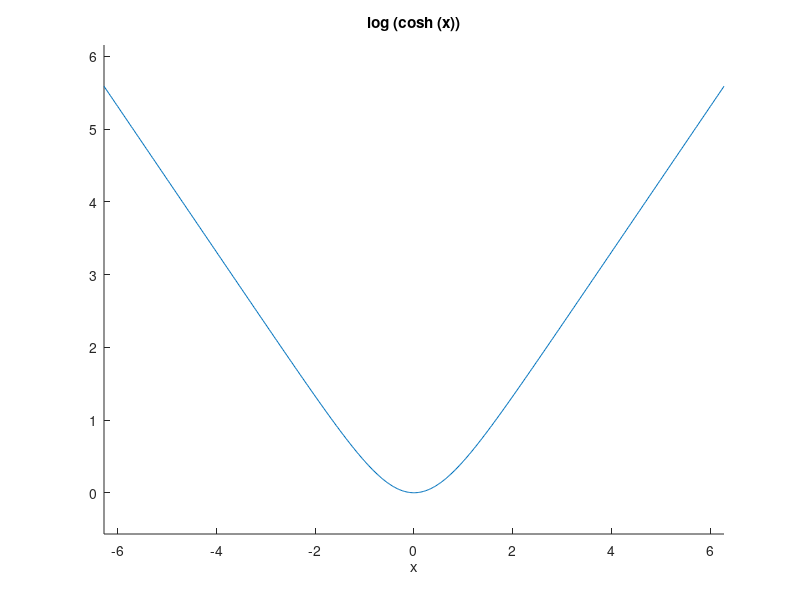

This figure's MATLAB source: (Note: this script raises an error after producing the figure.)
% Prob 5.3c
% Evan Gravelle, Spring 2016
clear; clc; close all

f = @(x) log(cosh(x));
df = @(x) (exp(x)-exp(-x))/(exp(x)+exp(-x));
Q1 = @(x) f(2) + df(2)*(x-2) + 0.5*(x-2)^2;
Q2 = @(x) f(-3) + df(-3)*(x+3) + 0.5*(x+3)^2;

hold on
ezplot(f)
% ezplot(df)
ezplot(Q1)
ezplot(Q2)
title('5.3c')
